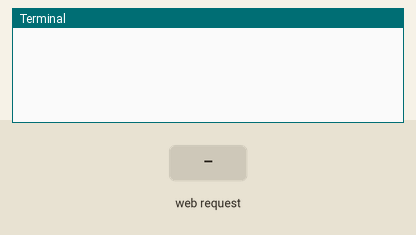
A program run on a simulated Raspberry Pi (BCM pin numbers). On the bench: the last lines printed to the terminal. The test bench sets the inputs (shaded band). The camera gives no picture and a still takes 0.5 s; the clock reads 2024-03-15 10:24:30 at power-on unless the program sets it.

Above: at 1.2 s.
1.3 s: HTTP request for / received
At 2.4 s:
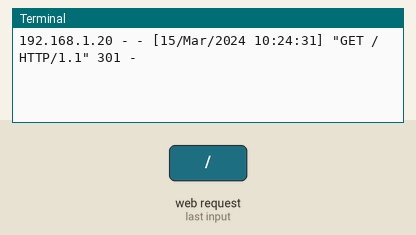
2.8 s: HTTP request for /index.html received
At 3.6 s:
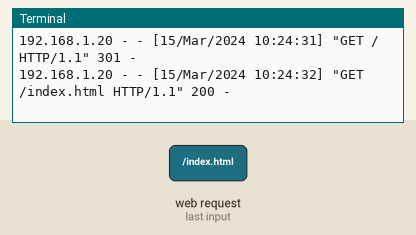
4.3 s: HTTP request for /stream.mjpg received
At 4.7 s:
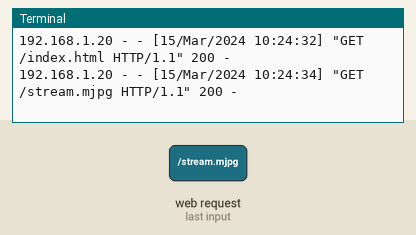

The program:

cameraserver.py
```python
# (licence header left out)
#Redistributions of source code must retain the above copyright notice, this list of conditions and the following disclaimer.
#Redistributions in binary form must reproduce the above copyright notice, this list of conditions and the following disclaimer in the documentation and/or other materials provided with the distribution.
#Neither the name of the copyright holder nor the names of its contributors may be used to endorse or promote products derived from this software without specific prior written permission.
#THIS SOFTWARE IS PROVIDED BY THE COPYRIGHT HOLDERS AND CONTRIBUTORS “AS IS” AND ANY EXPRESS OR IMPLIED WARRANTIES, INCLUDING, BUT NOT LIMITED TO, THE IMPLIED WARRANTIES OF MERCHANTABILITY AND FITNESS FOR A PARTICULAR PURPOSE ARE DISCLAIMED. IN NO EVENT SHALL THE COPYRIGHT HOLDER OR CONTRIBUTORS BE LIABLE FOR ANY DIRECT, INDIRECT, INCIDENTAL, SPECIAL, EXEMPLARY, OR CONSEQUENTIAL DAMAGES (INCLUDING, BUT NOT LIMITED TO, PROCUREMENT OF SUBSTITUTE GOODS OR SERVICES; LOSS OF USE, DATA, OR PROFITS; OR BUSINESS INTERRUPTION) HOWEVER CAUSED AND ON ANY THEORY OF LIABILITY, WHETHER IN CONTRACT, STRICT LIABILITY, OR TORT (INCLUDING NEGLIGENCE OR OTHERWISE) ARISING IN ANY WAY OUT OF THE USE OF THIS SOFTWARE, EVEN IF ADVISED OF THE POSSIBILITY OF SUCH DAMAGE.

import io
import picamera
import logging
import socketserver
from threading import Condition
from http import server

PAGE="""\
<html>
<head>
<title>picamera MJPEG streaming demo</title>
</head>
<body>
<h1>PiCamera MJPEG Streaming Demo</h1>
<img src="stream.mjpg" width="640" height="480" />
</body>
</html>
"""

class StreamingOutput(object):
    def __init__(self):
        self.frame = None
        self.buffer = io.BytesIO()
        self.condition = Condition()

    def write(self, buf):
        if buf.startswith(b'\xff\xd8'):
            # New frame, copy the existing buffer's content and notify all
            # clients it's available
            self.buffer.truncate()
            with self.condition:
                self.frame = self.buffer.getvalue()
                self.condition.notify_all()
            self.buffer.seek(0)
        return self.buffer.write(buf)

class StreamingHandler(server.BaseHTTPRequestHandler):
    def do_GET(self):
        if self.path == '/':
            self.send_response(301)
            self.send_header('Location', '/index.html')
            self.end_headers()
        elif self.path == '/index.html':
            content = PAGE.encode('utf-8')
            self.send_response(200)
            self.send_header('Content-Type', 'text/html')
            self.send_header('Content-Length', len(content))
            self.end_headers()
            self.wfile.write(content)
        elif self.path == '/stream.mjpg':
            self.send_response(200)
            self.send_header('Age', 0)
            self.send_header('Cache-Control', 'no-cache, private')
            self.send_header('Pragma', 'no-cache')
            self.send_header('Content-Type', 'multipart/x-mixed-replace; boundary=FRAME')
            self.end_headers()
            try:
                while True:
                    with output.condition:
                        output.condition.wait()
                        frame = output.frame
                    self.wfile.write(b'--FRAME\r\n')
                    self.send_header('Content-Type', 'image/jpeg')
                    self.send_header('Content-Length', len(frame))
                    self.end_headers()
                    self.wfile.write(frame)
                    self.wfile.write(b'\r\n')
            except Exception as e:
                logging.warning(
                    'Removed streaming client %s: %s',
                    self.client_address, str(e))
        else:
            self.send_error(404)
            self.end_headers()

class StreamingServer(socketserver.ThreadingMixIn, server.HTTPServer):
    allow_reuse_address = True
    daemon_threads = True

with picamera.PiCamera(resolution='640x480', framerate=24) as camera:
    output = StreamingOutput()
    camera.start_recording(output, format='mjpeg')
    try:
        address = ('', 8000)
        server = StreamingServer(address, StreamingHandler)
        server.serve_forever()
    finally:
        camera.stop_recording()
```

Measured:
- after the input at 1.3 s, the terminal: prints a new line at once (image 1)
- after the input at 2.8 s, the terminal: prints a new line at once (image 2)
- after the input at 4.3 s, the terminal: prints a new line at once (image 3)
